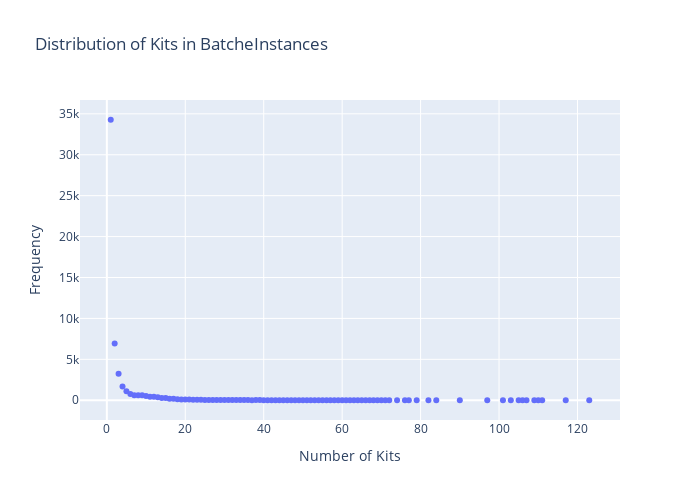

Write notebook code for a chart like this one.
### Code cell
cypher_kits_in_batch_distribution = """
    MATCH (n:BatchInstance)
    WITH size(n.kits) AS number_kits
    RETURN number_kits, count(number_kits) AS frequency 
"""
def kits_in_batch_distribution(uri, username, password, cypher_kits_in_batch_distribution):
    driver = GraphDatabase.driver(uri, auth=(username, password))
    with driver.session() as session:
        result = session.run(cypher_kits_in_batch_distribution)
        data = result.data()
        return data
    
results_kits_in_batch_distribution = kits_in_batch_distribution(uri, username, password, cypher_kits_in_batch_distribution)

number_kits = [record['number_kits'] for record in results_kits_in_batch_distribution]
frequency = [record['frequency'] for record in results_kits_in_batch_distribution]

fig = px.scatter(x=number_kits, y=frequency, title='Distribution of Kits in BatcheInstances', labels={'x':'Number of Kits', 'y':'Frequency'})
fig.update_layout(width=700, height=500)


fig.show()

pio.write_image(fig, 'Distribution_of_Kits_in_BatcheInstances.png', width=800, height=400, scale=3)

### Figure 1 — Plotly figure (JSON) as saved in the notebook; plotly's stock layout.template omitted (floating-point values rounded to 4 significant figures)
{"data": [{"hovertemplate": "Number of Kits=%{x}<br>Frequency=%{y}<extra></extra>", "legendgroup": "", "marker": {"color": "#636efa", "symbol": "circle"}, "mode": "markers", "name": "", "orientation": "v", "showlegend": false, "type": "scatter", "x": [1, 11, 5, 8, 3, 15, 10, 2, 25, 12, 13, 14, 23, 7, 24, 4, 9, 6, 46, 22, 31, 28, 16, 56, 27, 17, 32, 20, 19, 37, 42, 49, 39, 18, 59, 51, 45, 36, 34, 63, 60, 21, 43, 38, 26, 41, 29, 55, 30, 33, 48, 61, 40, 35, 44, 53, 54, 64, 110, 105, 50, 47, 84, 62, 57, 103, 70, 76, 65, 71, 90, 72, 66, 101, 111, 109, 107, 68, 79, 58, 77, 52, 82, 117, 74, 67, 69, 97, 106, 123], "xaxis": "x", "y": [34278, 427, 1089, 613, 3246, 262, 522, 6927, 46, 433, 368, 279, 48, 625, 56, 1693, 597, 766, 11, 56, 20, 29, 189, 5, 28, 197, 27, 90, 105, 10, 11, 7, 24, 119, 10, 13, 13, 18, 27, 5, 5, 85, 8, 17, 37, 15, 17, 4, 23, 18, 7, 6, 14, 22, 11, 7, 4, 2, 1, 1, 2, 4, 1, 1, 4, 1, 2, 1, 1, 4, 1, 2, 1, 1, 3, 1, 1, 2, 4, 4, 2, 1, 1, 1, 1, 2, 1, 1, 1, 1], "yaxis": "y"}], "layout": {"height": 500, "legend": {"tracegroupgap": 0}, "title": {"text": "Distribution of Kits in BatcheInstances"}, "width": 700, "xaxis": {"anchor": "y", "domain": [0, 1], "title": {"text": "Number of Kits"}}, "yaxis": {"anchor": "x", "domain": [0, 1], "title": {"text": "Frequency"}}}}
